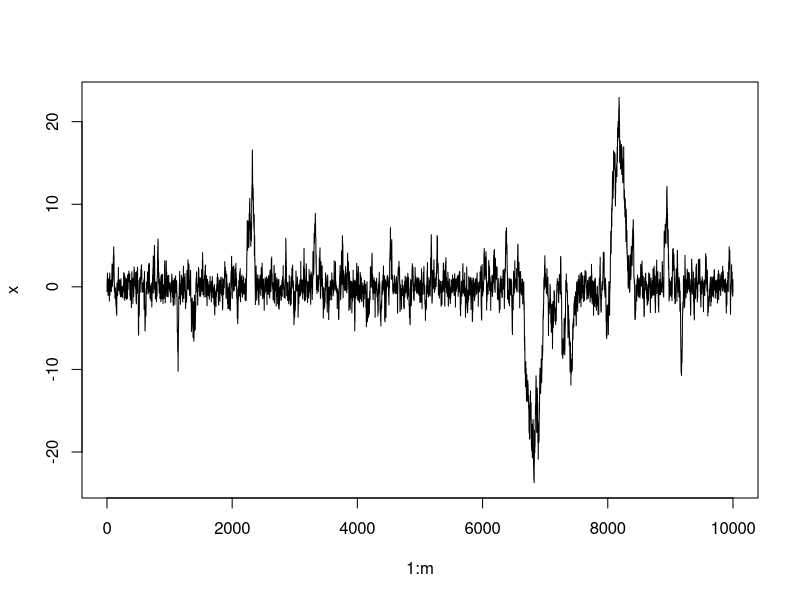
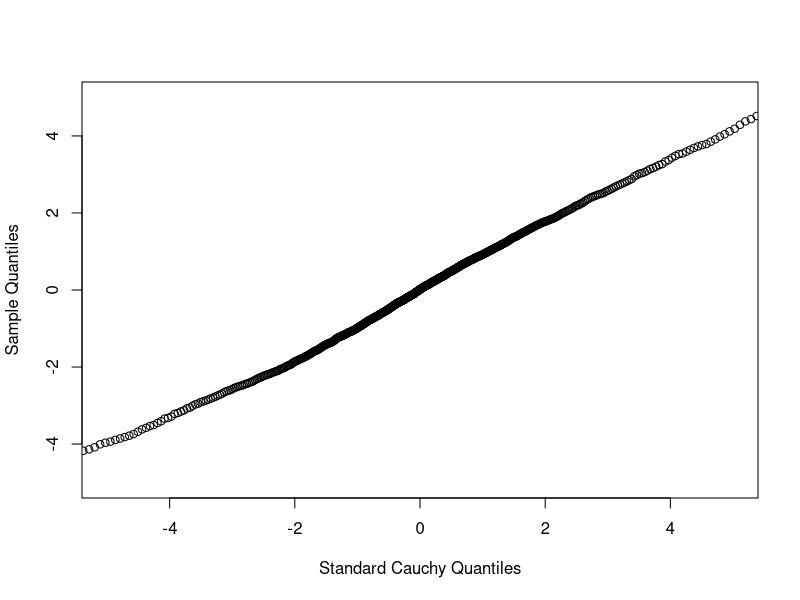
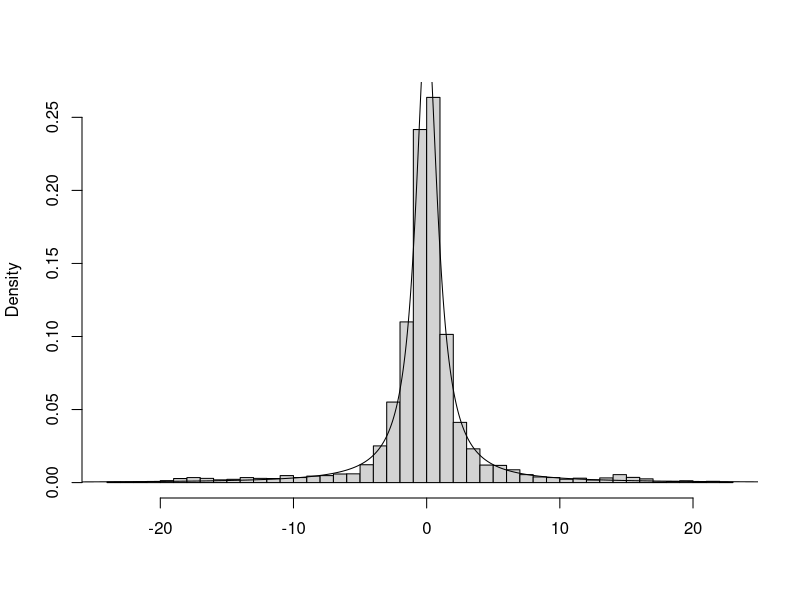
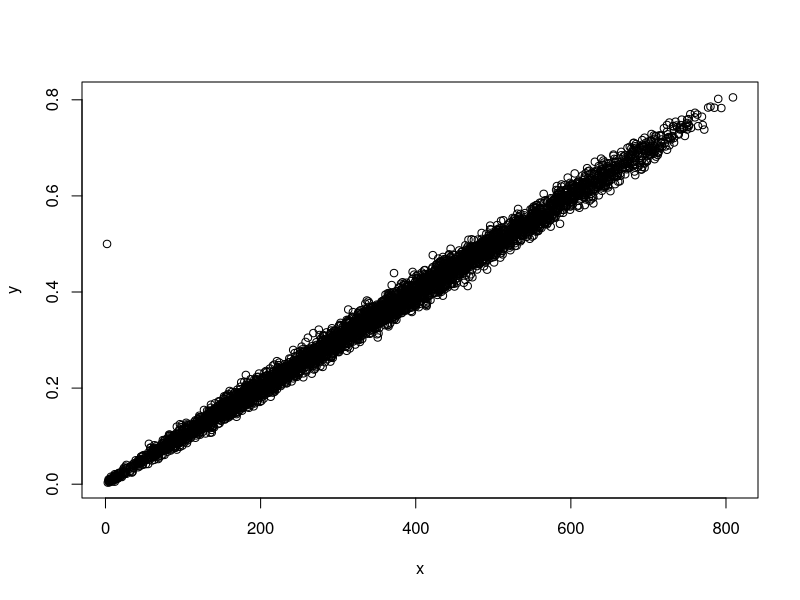
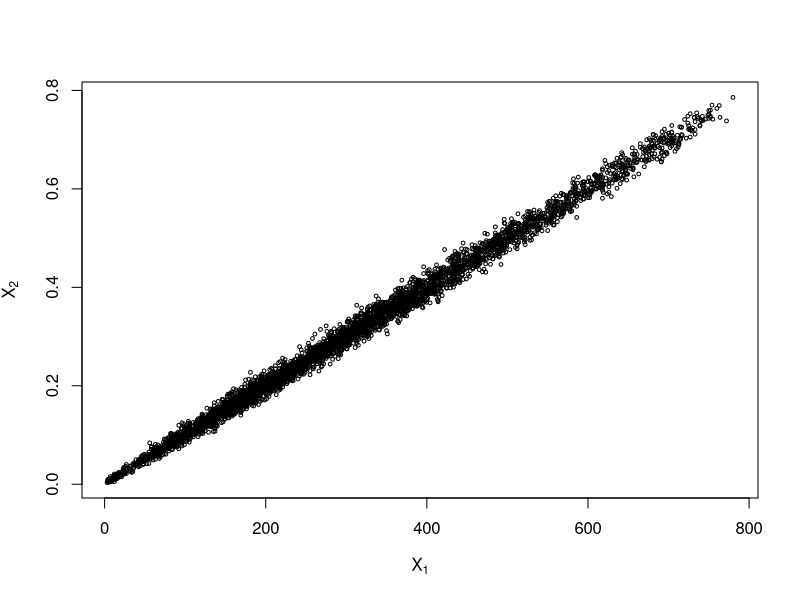
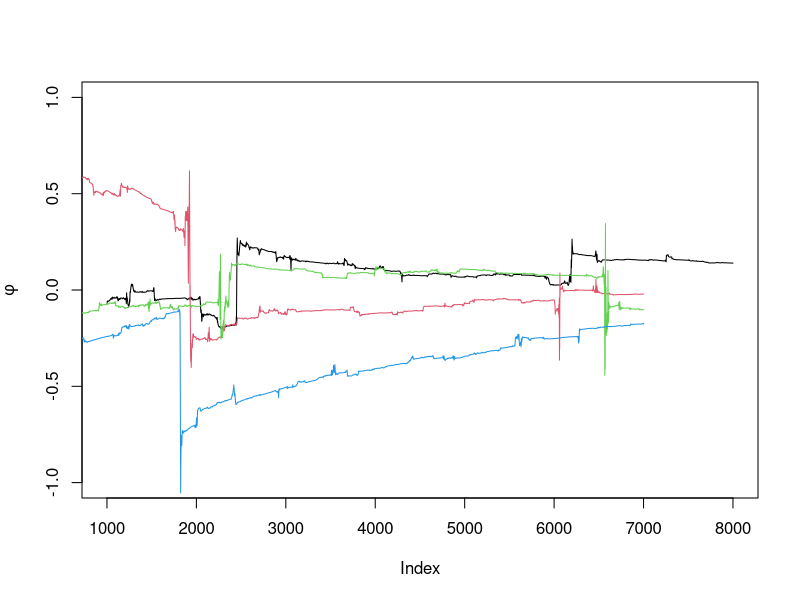
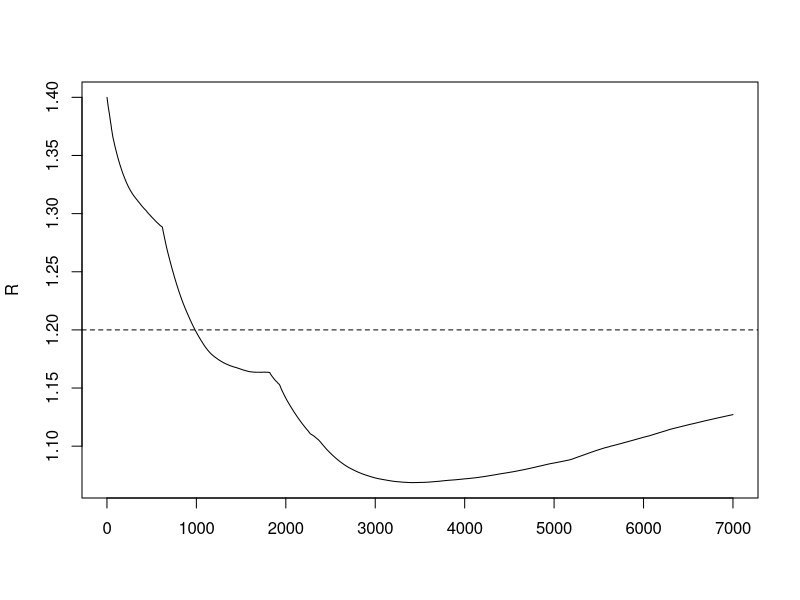
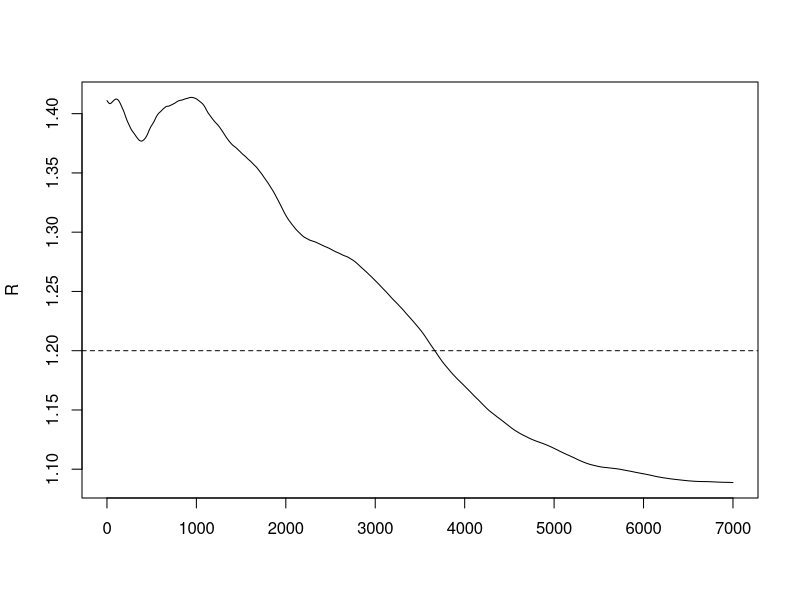

Generate these figures, in order, with R:
## ---- chunk 1
set.seed(123)
## standard Cauchy 
f <- function(x) {
  return(1/(pi*(1+x^2)))
}

m <- 10000
x <- numeric(m)
x[1] <- rnorm(1)
k <- 0
u <- runif(m)
for (i in 2:m) {
  xt <- x[i-1]
  y <- rnorm(1, mean = xt)
  num <- f(y) * dnorm(xt, mean = y)
  den <- f(xt) * dnorm(y, mean = xt)
  if (u[i] <= num/den) x[i] <- y else {
    x[i] <- xt
    k <- k+1 #y is rejected
  }
}


## MC过程图
plot(1:m, x, type="l", main="", ylab="x")
b <- 1000
y <- x[b:m]
a <- ppoints(1000)
Qc <- qcauchy(a) 
Q <- quantile(x, a)


## QQ图
qqplot(Qc, Q, main="",xlim=c(-5,5),ylim=c(-5,5),xlab="Standard Cauchy Quantiles", ylab="Sample Quantiles")

## 直方图
hist(y, breaks="scott", main="", xlab="", freq=FALSE)
lines(Qc, f(Qc))

## ---- chunk 2
set.seed(2)

N <- 5000 #length of chain
burn <- 1000 #burn-in length
a <- 2
b <- 3
n <- 1000
X <- matrix(0, N, 2) #the chain, a bivariate sample

#initialize
x0=2
y0=0.5
###### generate the chain #####
X[1, ] <- c(x0,y0) #initialize
for (i in 2:N) {
  y <- X[i-1, 2]
  X[i, 1] <- rbinom(1,size=n,prob = y)
  x <- X[i, 1]
  X[i, 2] <- rbeta(1,x+a,n-x+b)
}
lab <- burn + 1
out <- X[lab:N, ]
plot(X[,1],X[,2],xlab = "x",ylab = "y")
## ---- chunk 3
cat("协方差矩阵\n")
cov(out) ## 协方差矩阵

cat("相关系数矩阵\n")
cor(out) ## 相关系数矩阵
plot(out, main="", cex=.5, xlab=bquote(X[1]),
ylab=bquote(X[2]), ylim=range(out[,2]))  ## 分布图
## ---- chunk 4
# 计算Gelman-Rubin statistic的函数
Gelman.Rubin <- function(psi) {
  # psi[i,j] is the statistic psi(X[i,1:j])
  # for chain in i-th row of X
  psi <- as.matrix(psi)
  n <- ncol(psi)
  k <- nrow(psi)

  psi.means <- rowMeans(psi)     #row means
  B <- n * var(psi.means)        #between variance est.
  psi.w <- apply(psi, 1, "var")  #within variances
  W <- mean(psi.w)               #within est.
  v.hat <- W*(n-1)/n + (B/n)     #upper variance est.
  r.hat <- v.hat / W             #G-R statistic
  return(r.hat)
        }
## ---- chunk 5
# 生成标准柯西分布的Metropolis chain
# 提议函数仍取9.3中使用的对称正态分布 N(0,X[t]^2)
# X1为初始值
Standard_Cauchy_Chain <- function(N, X1){
  X <- numeric(N)
  X[1] <- X1    #初始值
  for(i in 2:N){
    Xt <- X[i-1]
    Y <- rnorm(1,0,abs(Xt))
    r <- dt(Y,1)*dnorm(Xt,0,abs(Y))/dt(Xt,1)/dnorm(Y,0,abs(Xt))
    U <- runif(1)
    if(r > 1) r <- 1
    if(U <= r) X[i] <- Y
    else X[i] <- Xt
  }
  return(X)
}
## ---- chunk 6
k <- 4      
N <- 8000
b <- 1000     #burn-in length
X1 <- c(0.1,0.2,0.1,0.2)    #初始值

# 生成4条样本
set.seed(12345)
X <- matrix(0, nrow = k, ncol = N)
for(i in 1:k){
  X[i,] <- Standard_Cauchy_Chain(N, X1[i])
}

# compute diagnostic statistics
psi <- t(apply(X, 1, cumsum))
for (i in 1:nrow(psi))
  psi[i,] <- psi[i,] / (1:ncol(psi))
print(Gelman.Rubin(psi))
## ---- chunk 7
# 四条样本的psi
for (i in 1:k)
  if(i==1){
    plot((b+1):N,psi[i, (b+1):N],ylim=c(-1,1), type="l",
         xlab='Index', ylab=bquote(phi))
  }else{
      lines(psi[i, (b+1):N], col=i)
  }
par(mfrow=c(1,1)) 
## ---- chunk 8
par(mfrow=c(1,1)) 
#plot the sequence of R-hat statistics
rhat <- rep(0, N)
for (j in (b+1):N)
  rhat[j] <- Gelman.Rubin(psi[,1:j])
plot(rhat[(b+1):N], type="l", xlab="", ylab="R")
abline(h=1.2, lty=2)
## ---- chunk 9
# 生成二元随机变量的Gibbs sampler
# X1为初始值
Bivariate.Gibbs <- function(N, X1){
  a <- b <- 1
  X <- matrix(0, N, 2)
  X[1,] <- X1    #初始值
  for(i in 2:N){
    X2 <-  X[i-1, 2]
    X[i,1] <- rbinom(1,25,X2)
    X1 <- X[i,1]
    X[i,2] <- rbeta(1,X1+a,25-X1+b)
  }
  return(X)
}
## ---- chunk 10
k <- 4          
N <- 8000 
b <- 1000    #burn-in length
X1 <- cbind(c(2,7,10,15),runif(4)) #初始值

#生成4条样本，每个第一维的放在X中，第二维的放在Y中
set.seed(12345)
X <- matrix(0, nrow=k, ncol=N)
Y <- matrix(0, nrow=k, ncol=N)
for (i in 1:k){
  BG <- Bivariate.Gibbs(N, X1[i,])
  X[i, ] <- BG[,1]
  Y[i, ] <- BG[,2]
}
## ---- chunk 11
# 先考虑第一维样本X

#compute diagnostic statistics
psi <- t(apply(X, 1, cumsum))
for (i in 1:nrow(psi))
  psi[i,] <- psi[i,] / (1:ncol(psi))

#plot the sequence of R-hat statistics
rhat <- rep(0, N)
for (j in (b+1):N)
  rhat[j] <- Gelman.Rubin(psi[,1:j])
plot(rhat[(b+1):N], type="l", xlab="", ylab="R")
abline(h=1.2, lty=2)
## ---- chunk 12
# 再考虑第二维样本Y

#compute diagnostic statistics
psi <- t(apply(Y, 1, cumsum))
for (i in 1:nrow(psi))
  psi[i,] <- psi[i,] / (1:ncol(psi))

#plot the sequence of R-hat statistics
rhat <- rep(0, N)
for (j in (b+1):N)
  rhat[j] <- Gelman.Rubin(psi[,1:j])
plot(rhat[(b+1):N], type="l", xlab="", ylab="R")
abline(h=1.2, lty=2)
